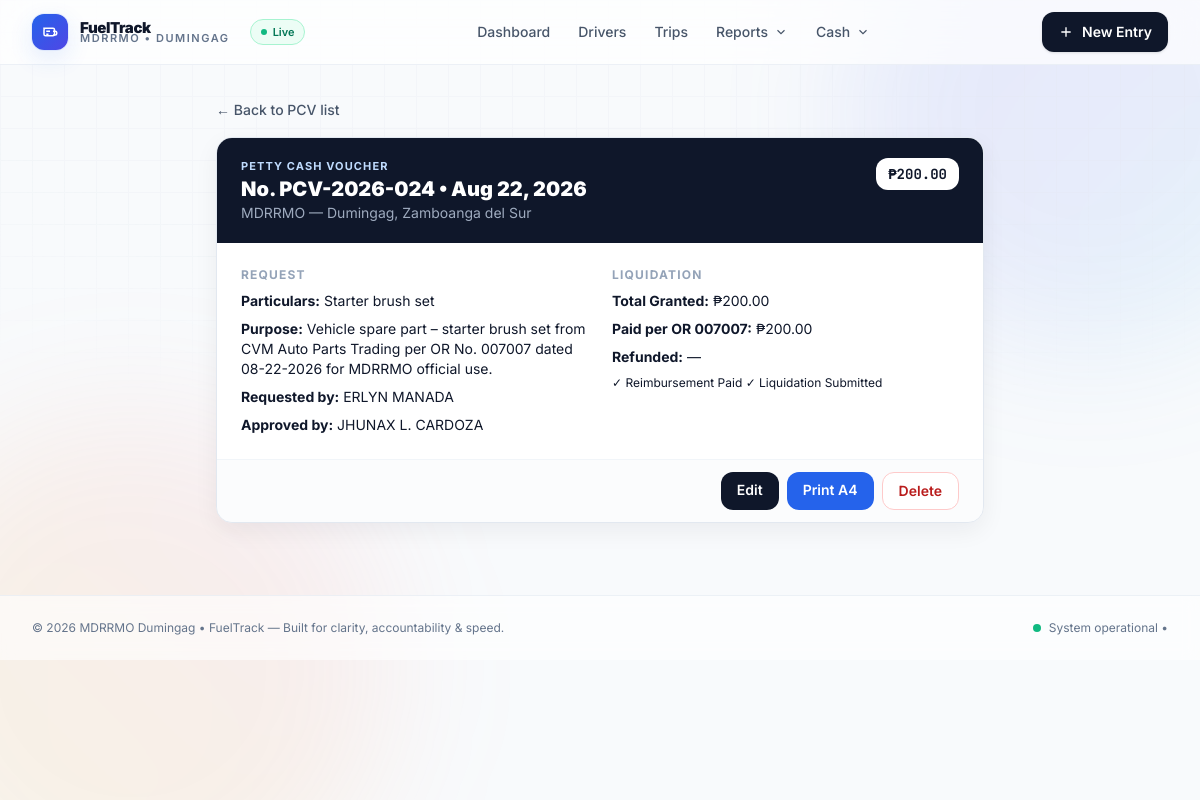
Page /pcv/39/ on the committed database.
### fuel/models.py (models this page shows, shortened)
class PettyCashVoucher(models.Model):
    voucher_no = models.CharField(max_length=50, blank=True, help_text="PCV No.")
    voucher_date = models.DateField(default=date.today)
    fund = models.CharField(max_length=100, blank=True, default="")
    fpp = models.CharField(max_length=100, blank=True, verbose_name="FPP")
    payee_office = models.CharField(max_length=150, default="MDRRMO")
    address = models.CharField(max_length=255, default="Dumingag, Zamboanga del Sur")
    particulars = models.TextField(blank=True, help_text="Particulars (one per line or free text)")
    amount = models.DecimalField(max_digits=12, decimal_places=2, default=0)
    purpose = models.TextField(blank=True)
    requested_by_name = models.CharField(max_length=150, blank=True)
    approved_by_name = models.CharField(max_length=150, default="JHUNAX L. CARDOZA")
    paid_by_name = models.CharField(max_length=150, default="JHUNAX L. CARDOZA")
    cash_received_by_name = models.CharField(max_length=150, blank=True)
    total_amount_granted = models.DecimalField(max_digits=12, decimal_places=2, null=True, blank=True)
    total_amount_paid_per_or = models.DecimalField(max_digits=12, decimal_places=2, null=True, blank=True)
    or_invoice_no = models.CharField(max_length=100, blank=True)
    amount_refunded = models.DecimalField(max_digits=12, decimal_places=2, null=True, blank=True)
    received_refund = models.BooleanField(default=False)
    reimbursement_paid = models.BooleanField(default=False)
    liquidation_submitted = models.BooleanField(default=False)
    reimbursement_received_by = models.CharField(max_length=150, blank=True)
    created_at = models.DateTimeField(auto_now_add=True)
    updated_at = models.DateTimeField(auto_now=True)
    class Meta:
        ordering = ['-voucher_date', '-id']
        verbose_name = "Petty Cash Voucher"
        verbose_name_plural = "Petty Cash Vouchers"

### fuel/views.py (the view)
# urls.py: path('pcv/<int:pk>/', views.PettyCashVoucherDetailView.as_view(), name='pcv_detail'),
class PettyCashVoucherDetailView(DetailView):
    model = PettyCashVoucher
    template_name = 'fuel/pcv_detail.html'
    context_object_name = 'voucher'

### templates/fuel/pcv_detail.html (shortened to what this page needs)
{% extends "base.html" %}
{% load humanize %}
{% block content %}
<div class="mx-auto max-w-3xl">
    <a href="{% url 'pcv_list' %}" class="text-sm font-medium text-slate-600 hover:text-slate-900">← Back to PCV list</a>
    <div class="mt-4 overflow-hidden rounded-2xl border border-slate-200 bg-white shadow-soft">
        <div class="bg-slate-900 px-6 py-5 text-white flex flex-wrap items-start justify-between gap-3">
            <div>
                <p class="text-[11px] font-bold tracking-widest text-blue-200 uppercase">Petty Cash Voucher</p>
                <h1 class="text-xl font-black">No. {{ voucher.voucher_no|default:"—" }} • {{ voucher.voucher_date|date:"M d, Y" }}</h1>
                <p class="text-sm text-blue-100/70">{{ voucher.payee_office }} — {{ voucher.address }}</p>
            </div>
            <span class="rounded-xl bg-white px-3 py-1.5 text-sm font-mono font-bold text-slate-900">₱{{ voucher.amount|floatformat:2|intcomma }}</span>
        </div>
        <div class="p-6 grid grid-cols-1 sm:grid-cols-2 gap-6 text-sm">
            <div class="space-y-2"><p class="text-xs font-bold tracking-widest text-slate-400 uppercase">Request</p><p><b>Particulars:</b> {{ voucher.particulars|default:"—"|linebreaksbr }}</p><p><b>Purpose:</b> {{ voucher.purpose|default:"—" }}</p><p><b>Requested by:</b> {{ voucher.requested_by_name|default:"—" }}</p><p><b>Approved by:</b> {{ voucher.approved_by_name }}</p></div>
            <div class="space-y-2"><p class="text-xs font-bold tracking-widest text-slate-400 uppercase">Liquidation</p><p><b>Total Granted:</b> {% if voucher.total_amount_granted %}₱{{ voucher.total_amount_granted|floatformat:2|intcomma }}{% else %}—{% endif %}</p><p><b>Paid per OR {{ voucher.or_invoice_no|default:"—" }}:</b> {% if voucher.total_amount_paid_per_or %}₱{{ voucher.total_amount_paid_per_or|floatformat:2|intcomma }}{% else %}—{% endif %}</p><p><b>Refunded:</b> {% if voucher.amount_refunded %}₱{{ voucher.amount_refunded|floatformat:2|intcomma }}{% else %}—{% endif %}</p>
            <p class="text-xs">{% if voucher.received_refund %}✓ Received Refund{% endif %} {% if voucher.reimbursement_paid %}✓ Reimbursement Paid{% endif %} {% if voucher.liquidation_submitted %}✓ Liquidation Submitted{% endif %}</p>
            </div>
        </div>
        <div class="border-t border-slate-100 bg-slate-50/50 px-6 py-3 flex flex-wrap justify-end gap-2">
            <a href="{% url 'pcv_edit' voucher.pk %}" class="rounded-xl bg-slate-900 px-4 py-2 text-sm font-semibold text-white">Edit</a>
            <a href="{% url 'pcv_print' voucher.pk %}" target="_blank" class="rounded-xl bg-blue-600 px-4 py-2 text-sm font-semibold text-white">Print A4</a>
            <a href="{% url 'pcv_delete' voucher.pk %}" class="rounded-xl border border-red-200 bg-white px-4 py-2 text-sm font-semibold text-red-700">Delete</a>
        </div>
    </div>
</div>
{% endblock %}

### templates/base.html (style rules this page uses)
* { -webkit-font-smoothing: antialiased; -moz-osx-font-smoothing: grayscale; }
body { font-family: Inter, ui-sans-serif, system-ui; }

### rows in the picture
PettyCashVoucher: voucher_no "PCV-2026-024", voucher_date "Aug 22, 2026", payee_office "MDRRMO", address "Dumingag, Zamboanga del Sur", amount "200.00", particulars "Starter brush set", purpose "Vehicle spare part – starter brush set from CVM Auto Parts Trading per OR No. 007007 dated 08-22-2026 for MDRRMO official use.", requested_by_name "ERLYN MANADA", approved_by_name "JHUNAX L. CARDOZA", total_amount_granted "200.00", or_invoice_no "007007", total_amount_paid_per_or "200.00"
